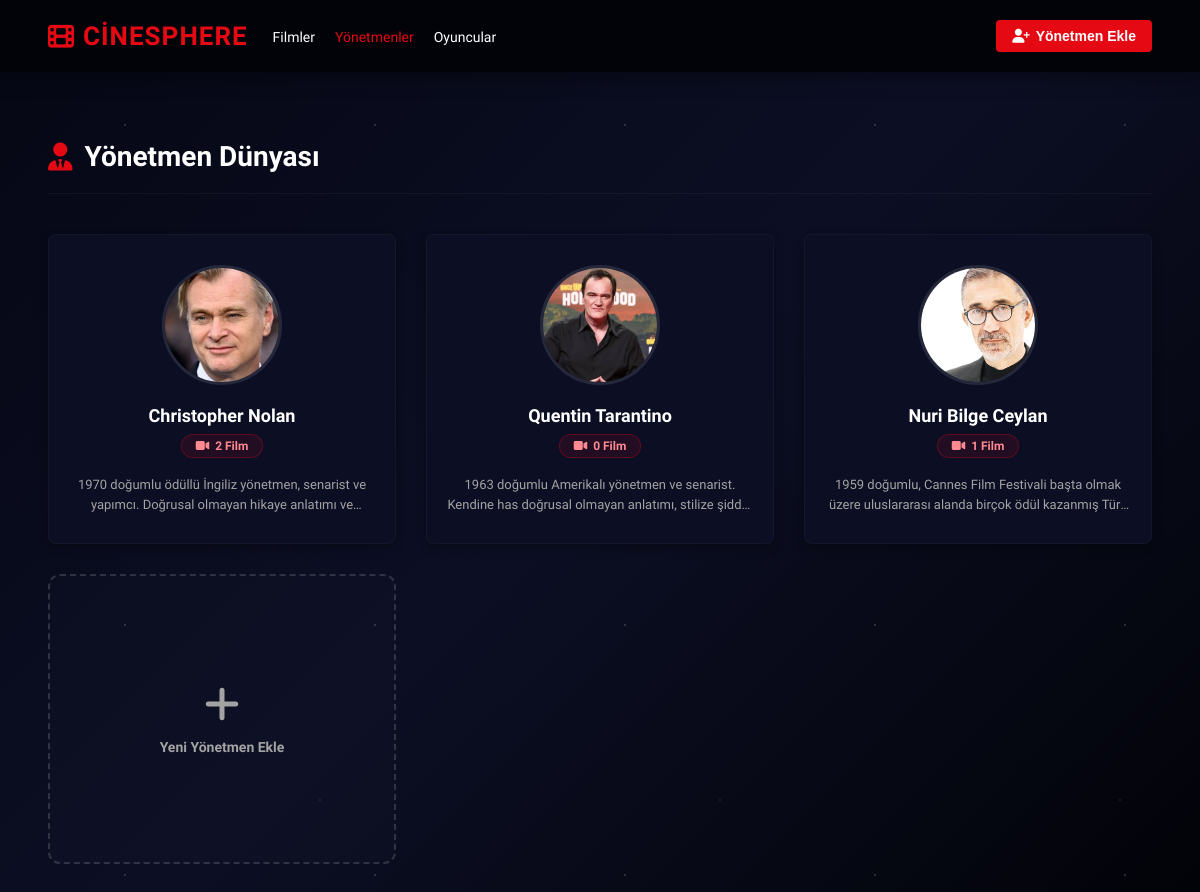
The page /yonetmenler/ on the database as committed earlier.
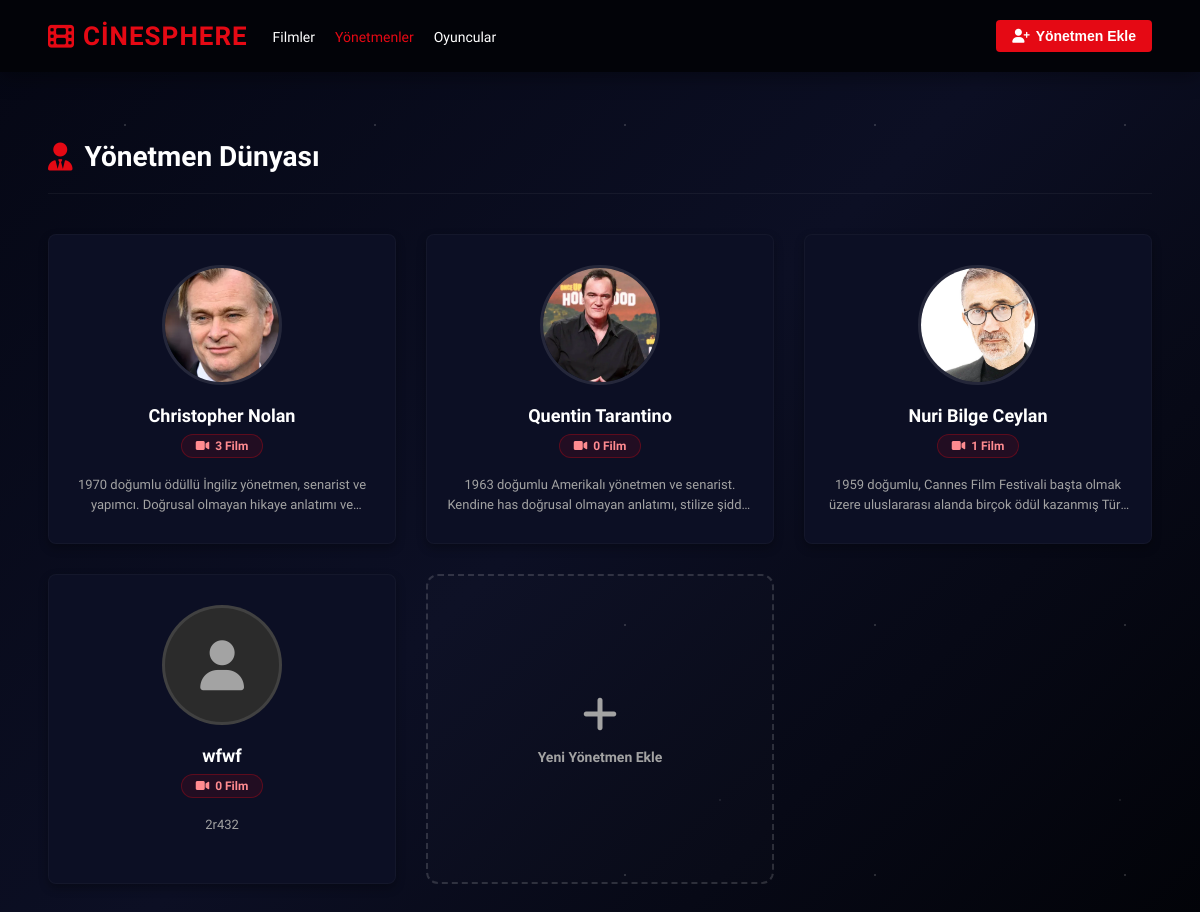
The same page on the database as committed later.
### movies/models.py (models this page shows, shortened)
class Yonetmen(models.Model):
    isim = models.CharField(max_length=100, validators=[validate_letters_only])
    biyografi = models.TextField(blank=True, null=True)
    fotograf = models.ImageField(upload_to="yonetmenler/", blank=True, null=True)

### movies/views.py (the view)
# urls.py: path("yonetmenler/", views.yonetmenler, name="yonetmenler"),
def yonetmenler(request):
    if request.method == "POST":
        form = YonetmenForm(request.POST, request.FILES)
        if form.is_valid():
            form.save()
            return redirect("yonetmenler")
    else:
        form = YonetmenForm()
    tum_yonetmenler = Yonetmen.objects.all()
    return render(request, "movies/yonetmenler.html", {"yonetmenler": tum_yonetmenler, "form": form})

### movies/templates/movies/yonetmenler.html (shortened to what this page needs)
<!DOCTYPE html>
<html lang="tr">
<head>
    <link rel="stylesheet" href="https://cdnjs.cloudflare.com/ajax/libs/font-awesome/6.4.0/css/all.min.css">
</head>
<body>
<nav class="navbar">
    <div class="navbar-left">
        <a href="{% url 'populer_filmler' %}" class="brand"><i class="fa-solid fa-film"></i> CineSphere</a>
        <ul class="nav-links">
            <li><a href="{% url 'populer_filmler' %}">Filmler</a></li>
            <li><a href="{% url 'yonetmenler' %}" class="active">Yönetmenler</a></li>
            <li><a href="{% url 'oyuncular' %}">Oyuncular</a></li>
        </ul>
    </div>
    <div class="navbar-right">
        <button class="btn-nav-red" onclick="modalAc()"><i class="fa-solid fa-user-plus"></i> Yönetmen Ekle</button>
    </div>
</nav>
<div class="page-container">
    <div class="page-header">
        <h2 class="page-title"><i class="fa-solid fa-user-tie"></i> Yönetmen Dünyası</h2>
    </div>
    <div class="grid-container">
        {% for yonetmen in yonetmenler %}
            <div class="yonetmen-kart" onclick="if(!event.target.closest('.kart-aksiyonlar')) location.href='{% url 'yonetmen_detay' yonetmen.id %}';">
                <div class="foto-avatar-wrapper">
                    {% if yonetmen.fotograf %}
                        <img src="{{ yonetmen.fotograf.url }}" alt="{{ yonetmen.isim }}" class="foto-avatar" loading="lazy">
                    {% else %}
                        <div class="foto-avatar-yok">
                            <i class="fa-solid fa-user"></i>
                        </div>
                    {% endif %}
                </div>
                <div class="yonetmen-isim">{{ yonetmen.isim }}</div>
                <div class="film-sayisi-badge">
                    <i class="fa-solid fa-video"></i> {{ yonetmen.filmler.count }} Film
                </div>
                <div class="bio-preview">
                    {{ yonetmen.biyografi|default:"Bu yönetmen hakkında biyografi girilmemiş." }}
                </div>
            </div>
        {% endfor %}
        <div class="btn-arti-kart" onclick="modalAc()">
            <i class="fa-solid fa-plus"></i>
            <span>Yeni Yönetmen Ekle</span>
        </div>
    </div>
</div>
</body>
</html>

### movies/templates/movies/yonetmenler.html (style rules this page uses)
:root { --netflix-red: #e50914; --netflix-dark: #050710; --netflix-black: #020308; --netflix-grey: #0c0f24; --text-primary: #ffffff; --text-secondary: #a3a3a3; --transition-smooth: all 0.3s cubic-bezier(0.25, 0.8, 0.25, 1); }
* { margin: 0; padding: 0; box-sizing: border-box; }
body { font-family: 'Plus Jakarta Sans', sans-serif; background-color: var(--netflix-dark); background-image: radial-gradient(rgba(255, 255, 255, 0.15) 1px, transparent 1px), radial-gradient(rgba(255, 255, 255, 0.08) 1.5px, transparent 1.5px), linear-gradient(135deg, #050714 0%, #0c0f24 50%, #020308 100%); background-size: 250px 250px, 400px 400px, 100% 100%; background-position: 0 0, 120px 200px, 0 0; background-attachment: fixed; color: var(--text-primary); overflow-x: hidden; min-height: 100vh; padding-top: 100px; }
.navbar { display: flex; justify-content: space-between; align-items: center; padding: 20px 4%; position: fixed; top: 0; left: 0; right: 0; z-index: 100; background: var(--netflix-black); box-shadow: 0 4px 20px rgba(0, 0, 0, 0.4); }
.navbar-left { display: flex; align-items: center; gap: 25px; }
.brand { font-size: 26px; font-weight: 800; color: var(--netflix-red); text-transform: uppercase; letter-spacing: 1px; display: flex; align-items: center; gap: 8px; text-decoration: none; }
.brand i { color: var(--netflix-red); }
.nav-links { display: flex; gap: 20px; list-style: none; }
.nav-links a { color: var(--text-primary); text-decoration: none; font-size: 14px; font-weight: 500; transition: var(--transition-smooth); }
.nav-links a:hover, .nav-links a.active { color: var(--netflix-red); }
.btn-nav-red { background: var(--netflix-red); color: var(--text-primary); border: none; padding: 8px 16px; border-radius: 4px; font-weight: 600; font-size: 14px; text-decoration: none; display: flex; align-items: center; gap: 6px; cursor: pointer; transition: var(--transition-smooth); }
.page-container { padding: 40px 4%; max-width: 1200px; margin: 0 auto; }
.page-header { display: flex; justify-content: space-between; align-items: center; margin-bottom: 40px; border-bottom: 1px solid rgba(255, 255, 255, 0.05); padding-bottom: 20px; }
.page-title { font-size: 28px; font-weight: 800; display: flex; align-items: center; gap: 12px; }
.page-title i { color: var(--netflix-red); }
.grid-container { display: grid; grid-template-columns: repeat(auto-fill, minmax(260px, 1fr)); gap: 30px; }
.yonetmen-kart { background: var(--netflix-grey); border-radius: 8px; overflow: hidden; cursor: pointer; box-shadow: 0 4px 10px rgba(0, 0, 0, 0.3); border: 1px solid rgba(255, 255, 255, 0.03); transition: var(--transition-smooth); position: relative; display: flex; flex-direction: column; align-items: center; padding: 30px 20px; text-align: center; }
.foto-avatar-wrapper { position: relative; width: 120px; height: 120px; margin-bottom: 20px; }
.foto-avatar { width: 100%; height: 100%; border-radius: 50%; object-fit: cover; border: 3px solid rgba(255, 255, 255, 0.1); transition: var(--transition-smooth); }
.foto-avatar-yok { width: 100%; height: 100%; border-radius: 50%; background-color: #2b2b2b; display: flex; align-items: center; justify-content: center; color: var(--text-secondary); font-size: 50px; border: 3px solid rgba(255, 255, 255, 0.1); transition: var(--transition-smooth); }
.yonetmen-isim { font-weight: 800; font-size: 18px; color: var(--text-primary); margin-bottom: 8px; }
.film-sayisi-badge { background: rgba(229, 9, 20, 0.1); border: 1px solid rgba(229, 9, 20, 0.3); color: #ff8b90; padding: 4px 14px; border-radius: 20px; font-size: 12px; font-weight: 700; display: inline-flex; align-items: center; gap: 6px; margin-bottom: 12px; }
.bio-preview { font-size: 13px; color: var(--text-secondary); line-height: 1.5; display: -webkit-box; -webkit-line-clamp: 2; -webkit-box-orient: vertical; overflow: hidden; text-overflow: ellipsis; margin-top: 5px; height: 38px; }
.btn-arti-kart { border: 2px dashed rgba(255, 255, 255, 0.15); background: rgba(255, 255, 255, 0.01); border-radius: 12px; height: auto; min-height: 290px; display: flex; flex-direction: column; align-items: center; justify-content: center; gap: 15px; cursor: pointer; color: var(--text-secondary); transition: var(--transition-smooth); padding: 30px; }
.btn-arti-kart i { font-size: 40px; }
.btn-arti-kart span { font-size: 14px; font-weight: 600; }

Rows that differ between the two databases and show on the page:
computed for Yonetmen "Christopher Nolan": filmler.count "2" → "3"
added Yonetmen: isim "wfwf", filmler.count "0", biyografi "2r432"
